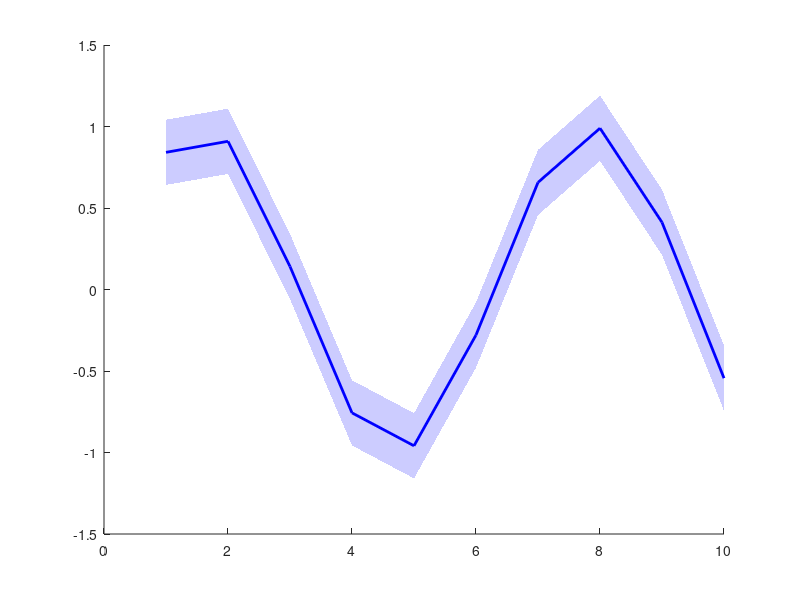

Write MATLAB code to recreate this figure.
%% plot shaded std
% Sample data
x = 1:10;
mean_data = sin(x);
std_data = 0.2 * ones(1, 10);

% Plot mean as a curve
hold on;
plot(x, mean_data, 'b', 'LineWidth', 2);

% Shade the area behind the mean curve
lower_bound = mean_data - std_data;
upper_bound = mean_data + std_data;
fill([x, fliplr(x)], [upper_bound, fliplr(lower_bound)], 'b', 'FaceAlpha', 0.2, 'EdgeColor', 'none');
